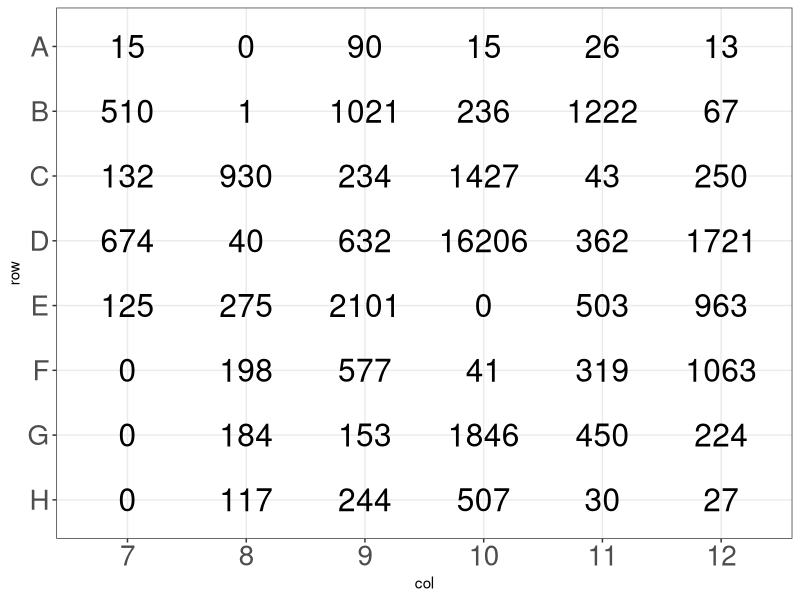

The R script that drew this image: (Note: this script raises an error after producing the figure.)
library(tidyverse)
setwd("~/Desktop/Projects/miRNA_footprint_new/")
df <- read.delim("./datasets/sc_miRNA_seq/mirna_count_table_v2_2nd_run.tsv")
colnames(df) <- df |> colnames() |> str_split_i(i=1, pattern = "_")

mir124 <- df[df$mirna == ">Hsa-Mir-124-P1-v1_3p", ] |>
  as.data.frame() |>
  t() |>
  as.data.frame()

mir124 <- mir124[-1, , drop = FALSE]
colnames(mir124) <- "value"

mir124 <- mir124 |>
  mutate(value = as.numeric(value)) |>
  arrange(desc(value)) |>
  rownames_to_column("wells") |>
  mutate(
    row = gsub("[0-9]", "", wells),
    col = (gsub("[A-Za-z]", "", wells) |>
             str_remove("0") |>
             as.numeric()) + 6
  )

mir124_sorted <- mir124[order(mir124$row, mir124$col), ]

# Create the ordered factor levels based on the sorted order
row_levels <- mir124_sorted$row
mir124_sorted$row <- factor(mir124_sorted$row, levels = rev(row_levels |> unique()), ordered = TRUE)

mir124_sorted$col <- mir124_sorted$col 
col_levels <- mir124_sorted$col
mir124_sorted$col <- factor(mir124_sorted$col, levels = col_levels |> unique(), ordered = TRUE)

#mir124_sorted[mir124_sorted$wells == "D04",2] <- 40
plate_2nd_part <- ggplot() +
    geom_text(data = mir124_sorted, mapping = aes(x = col, y = row, label = value), size = 8) +
    theme_bw() +
    theme(axis.text = element_text(size = 20))

ggsave(plot = plate_2nd_part, filename = "./analysis/sc_miRNA_seq/plate_2nd_part.pdf", device = "pdf", width = 6, height = 4)

write.csv(mir124_sorted, "./analysis/sc_miRNA_seq/mir124_counts_v2_2nd.csv")

# normalize
library(edgeR)
df_norm <- df |> column_to_rownames("mirna")  |> edgeR::cpm() |> as.data.frame()

colnames(df_norm) <- df_norm |> colnames() |> str_split_i(i=1, pattern = "_")

mir124_norm <- df_norm[">Hsa-Mir-124-P1-v1_3p", ] |>
  as.data.frame() |>
  t() |>
  as.data.frame()

colnames(mir124_norm) <- "value"

mir124_norm <- mir124_norm |>
  mutate(value = as.numeric(value)) |>
  arrange(desc(value)) |>
  rownames_to_column("wells") |>
  mutate(
    row = gsub("[0-9]", "", wells),
    col = (gsub("[A-Za-z]", "", wells) |>
             str_remove("0") |>
             as.numeric()) + 6,
    value = value |> round(digits = 0),
    wells = paste0(row,col)
  )

mir124_norm_sorted <- mir124_norm[order(mir124_norm$row, mir124_norm$col), ]

# Create the ordered factor levels based on the sorted order
row_levels <- mir124_norm_sorted$row
mir124_norm_sorted$row <- factor(mir124_norm_sorted$row, levels = rev(row_levels |> unique()), ordered = TRUE)

mir124_norm_sorted$col <- mir124_norm_sorted$col 
col_levels <- mir124_norm_sorted$col
mir124_norm_sorted$col <- factor(mir124_norm_sorted$col, levels = col_levels |> unique(), ordered = TRUE)

#mir124_norm_sorted[mir124_norm_sorted$wells == "D04",2] <- 40
plate_2nd_part <- ggplot() +
  geom_text(data = mir124_norm_sorted, mapping = aes(x = col, y = row, label = value), size = 8) +
  theme_bw() +
  theme(axis.text = element_text(size = 20))

plate_2nd_part
mir124_norm_sorted

ggsave(plot = plate_2nd_part, filename = "./analysis/sc_miRNA_seq/plate_2nd_part.pdf", device = "pdf", width = 6, height = 4)

write.csv(mir124_norm_sorted, "./analysis/sc_miRNA_seq/mir124_norm_counts_v2_2nd.csv")

wells_zero <- paste0(
  rep(LETTERS[1:8], each = 5),
  sprintf("%02d", rep(1:5, times = 8))
)

df_zeros <- data.frame(
  "value" = rep(0, length(wells_zero)),
  row.names = wells_zero,
  check.names = FALSE
)

df_zeros <- df_zeros |> rownames_to_column("wells") |> mutate(row = wells |> str_sub(start = 1, end = 1),
                                                              col = wells |> str_sub(start = 3, end = 3))
mir124_norm_sorted <- rbind(df_zeros,mir124_norm_sorted)

mir124_norm_sorted <- mir124_norm_sorted |>
  mutate(
    wells = if_else(
      substr(wells, 2, 2) == "0",
      paste0(substr(wells, 1, 1), substr(wells, 3, nchar(wells))),
      wells
    )
  )


mir124_sorted <- rbind(df_zeros,mir124_sorted)

mir124_sorted <- mir124_sorted |>
  mutate(
    wells = if_else(
      substr(wells, 2, 2) == "0",
      paste0(substr(wells, 1, 1), substr(wells, 3, nchar(wells))),
      wells
    )
  )

write.csv(mir124_sorted, "./datasets/sc_miRNA_seq/mir124_counts_full.csv")
write.csv(mir124_norm_sorted, "./datasets/sc_miRNA_seq/mir124_counts_normalized_full.csv")
